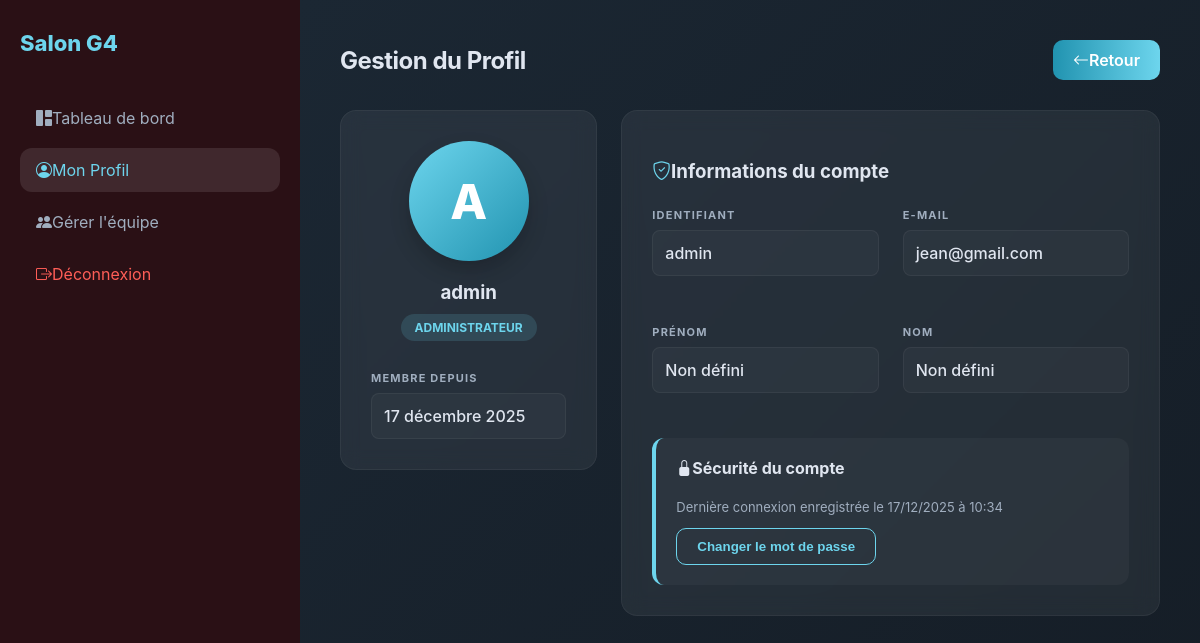
/utilisateur/ (signed in), run on an earlier commit of the app's database.
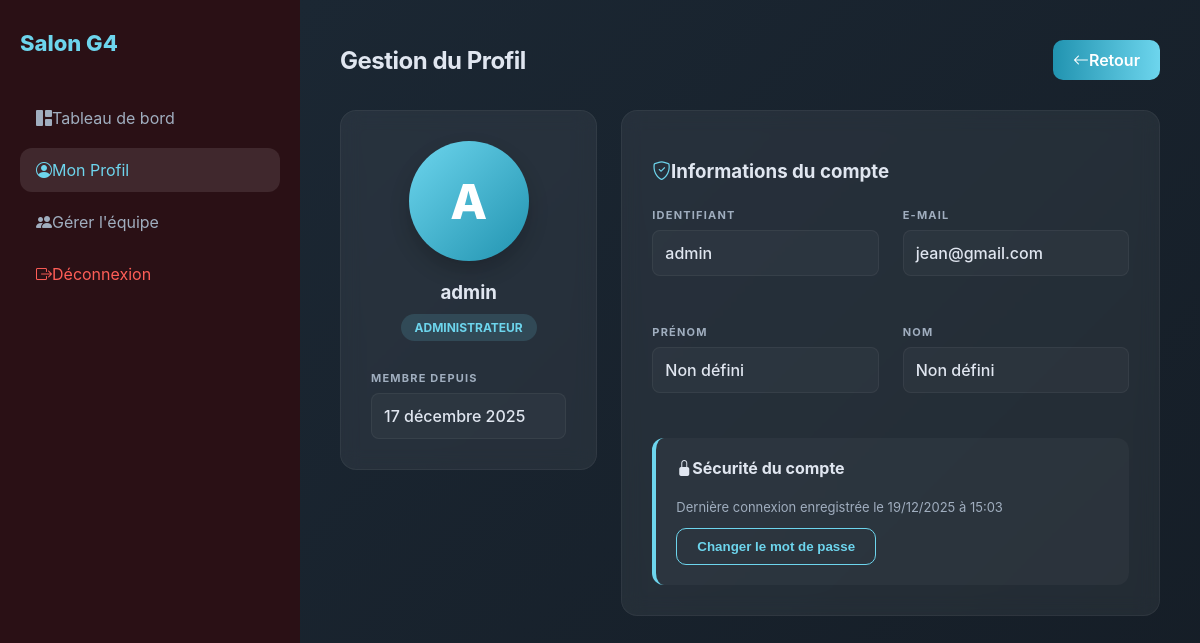
And on a later commit of the database.
### coiffure/models.py (models this page shows, shortened)
class User(AbstractUser):
    ROLE_CHOICES = [
        ('admin', 'Administrateur'),
        ('employe', 'Employé'),
        ('client', 'Client'),
    ]
    role = models.CharField(max_length=20, choices=ROLE_CHOICES, default='employe')

### coiffure/views.py (the view)
# urls.py: path('utilisateur/', views.utilisateur_profil, name='Utilisateur'),
@login_required
@staff_member_required
def utilisateur_profil(request):
    return render(request, 'coiffure/utilisateur.html', {
        'user': request.user
    })
    from django.contrib.auth.models import User

### coiffure/context_processors.py (called while the page is built)
def notifications(request):
    if request.user.is_authenticated:
        user_notifications = Notification.objects.filter(utilisateur=request.user)
        notifs_non_lues = user_notifications.filter(lu=False).count()
        notifications_recents = user_notifications.order_by('-date')[:5]
    else:
        notifications_recents = []
        notifs_non_lues = 0
    return {
        'notifications': notifications_recents,
        'notif_count': notifs_non_lues,  # <- renommer ici pour ton template
    }

### coiffure/templates/coiffure/utilisateur.html (shortened to what this page needs)
{% load static %}
<!DOCTYPE html>
<html lang="fr">
<head>
    <link href="https://cdn.jsdelivr.net/npm/bootstrap-icons@1.11.1/font/bootstrap-icons.css" rel="stylesheet">
</head>
<body>
<div class="app">
    <aside class="sidebar">
        <div class="brand">Salon G4</div>
        <nav class="side-nav">
            <a href="{% url 'tablebord' %}"><i class="bi bi-grid-1x2-fill me-3"></i> Tableau de bord</a>
            <a href="{% url 'Utilisateur' %}" class="active"><i class="bi bi-person-circle me-3"></i> Mon Profil</a>
            {% if request.user.is_superuser %}
            <a href="{% url 'liste_utilisateurs' %}"><i class="bi bi-people-fill me-3"></i> Gérer l'équipe</a>
            {% endif %}
            <a href="{% url 'logout' %}" style="margin-top: auto; color: #ff5e57;"><i class="bi bi-box-arrow-right me-3"></i> Déconnexion</a>
        </nav>
    </aside>
    <main class="main">
        <div class="topbar">
            <h2>Gestion du Profil</h2>
            <a href="{% url 'tablebord' %}" class="btn">
                <i class="bi bi-arrow-left me-2"></i> Retour
            </a>
        </div>
        <div class="grid">
            <div class="col-4">
                <div class="card" style="text-align: center;">
                    <div class="avatar-container">
                        <div class="avatar">{{ request.user.username|slice:":1"|upper }}</div>
                    </div>
                    <h3 style="margin: 0;">{{ request.user.username }}</h3>
                    <div class="role-badge">
                        {% if request.user.is_superuser %}Administrateur{% else %}Personnel{% endif %}
                    </div>
                    <div style="margin-top: 30px; text-align: left;">
                        <span class="info-label">Membre depuis</span>
                        <div class="info-value">{{ request.user.date_joined|date:"d F Y" }}</div>
                    </div>
                </div>
            </div>
            <div class="col-8">
                <div class="card">
                    <h3 style="margin-bottom: 25px;"><i class="bi bi-shield-check me-2" style="color:var(--accent)"></i>Informations du compte</h3>
                    <div class="grid" style="grid-template-columns: 1fr 1fr;">
                        <div class="info-group">
                            <span class="info-label">Identifiant</span>
                            <div class="info-value">{{ request.user.username }}</div>
                        </div>
                        <div class="info-group">
                            <span class="info-label">E-mail</span>
                            <div class="info-value">{{ request.user.email|default:"Non renseigné" }}</div>
                        </div>
                        <div class="info-group">
                            <span class="info-label">Prénom</span>
                            <div class="info-value">{{ request.user.first_name|default:"Non défini" }}</div>
                        </div>
                        <div class="info-group">
                            <span class="info-label">Nom</span>
                            <div class="info-value">{{ request.user.last_name|default:"Non défini" }}</div>
                        </div>
                    </div>
                    <div class="security-section">
                        <h4 style="margin-top: 0; font-size: 16px;"><i class="bi bi-lock-fill me-2"></i>Sécurité du compte</h4>
                        <p style="color: var(--muted); font-size: 13px;">Dernière connexion enregistrée le {{ request.user.last_login|date:"d/m/Y à H:i" }}</p>
                        <button class="btn" style="background: transparent; border: 1px solid var(--accent); color: var(--accent);">
                            Changer le mot de passe
                        </button>
                    </div>
                </div>
            </div>
        </div>
    </main>
</div>
</body>
</html>

What changed in the data, as far as the page shows it:
changed User "admin": user.last_login "17/12/2025 à 10:34" → "19/12/2025 à 15:03"
